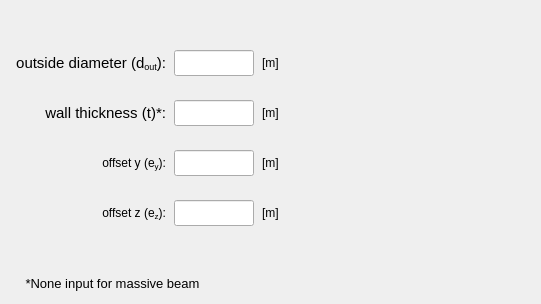
       <widget class="QWidget" name="tab_circular_section">
        <attribute name="title">
         <string>Circular</string>
        </attribute>
        <widget class="QLabel" name="label_7">
         <property name="geometry">
          <rect>
           <x>304</x>
           <y>30</y>
           <width>228</width>
           <height>260</height>
          </rect>
         </property>
         <property name="text">
          <string/>
         </property>
         <property name="pixmap">
          <pixmap>../../figures/Circular.PNG</pixmap>
         </property>
         <property name="scaledContents">
          <bool>true</bool>
         </property>
        </widget>
        <widget class="QLabel" name="label_8">
         <property name="geometry">
          <rect>
           <x>10</x>
           <y>272</y>
           <width>205</width>
           <height>23</height>
          </rect>
         </property>
         <property name="font">
          <font>
           <pointsize>10</pointsize>
           <weight>50</weight>
           <bold>false</bold>
          </font>
         </property>
         <property name="text">
          <string>&lt;html&gt;&lt;head/&gt;&lt;body&gt;&lt;p align=&quot;center&quot;&gt;*None input for massive beam&lt;/p&gt;&lt;/body&gt;&lt;/html&gt;</string>
         </property>
        </widget>
        <widget class="QLabel" name="label_43">
         <property name="geometry">
          <rect>
           <x>6</x>
           <y>50</y>
           <width>160</width>
           <height>26</height>
          </rect>
         </property>
         <property name="minimumSize">
          <size>
           <width>160</width>
           <height>26</height>
          </size>
         </property>
         <property name="maximumSize">
          <size>
           <width>160</width>
           <height>26</height>
          </size>
         </property>
         <property name="font">
          <font>
           <family>MS Shell Dlg 2</family>
           <pointsize>11</pointsize>
           <weight>50</weight>
           <italic>false</italic>
           <bold>false</bold>
          </font>
         </property>
         <property name="text">
          <string>&lt;html&gt;&lt;head/&gt;&lt;body&gt;&lt;p&gt;outside diameter (d&lt;span style=&quot; vertical-align:sub;&quot;&gt;out&lt;/span&gt;):&lt;/p&gt;&lt;/body&gt;&lt;/html&gt;</string>
         </property>
         <property name="alignment">
          <set>Qt::AlignRight|Qt::AlignTrailing|Qt::AlignVCenter</set>
         </property>
        </widget>
        <widget class="QLabel" name="label_65">
         <property name="geometry">
          <rect>
           <x>6</x>
           <y>100</y>
           <width>160</width>
           <height>26</height>
          </rect>
         </property>
         <property name="minimumSize">
          <size>
           <width>160</width>
           <height>26</height>
          </size>
         </property>
         <property name="maximumSize">
          <size>
           <width>160</width>
           <height>26</height>
          </size>
         </property>
         <property name="font">
          <font>
           <family>MS Shell Dlg 2</family>
           <pointsize>11</pointsize>
           <weight>50</weight>
           <italic>false</italic>
           <bold>false</bold>
          </font>
         </property>
         <property name="text">
          <string>wall thickness (t)*:</string>
         </property>
         <property name="alignment">
          <set>Qt::AlignRight|Qt::AlignTrailing|Qt::AlignVCenter</set>
         </property>
        </widget>
        <widget class="QLineEdit" name="lineEdit_wall_thickness_circular_section">
         <property name="geometry">
          <rect>
           <x>174</x>
           <y>100</y>
           <width>80</width>
           <height>26</height>
          </rect>
         </property>
         <property name="minimumSize">
          <size>
           <width>80</width>
           <height>26</height>
          </size>
         </property>
         <property name="maximumSize">
          <size>
           <width>80</width>
           <height>26</height>
          </size>
         </property>
         <property name="font">
          <font>
           <family>Arial</family>
           <pointsize>11</pointsize>
           <weight>75</weight>
           <italic>true</italic>
           <bold>true</bold>
          </font>
         </property>
         <property name="focusPolicy">
          <enum>Qt::StrongFocus</enum>
         </property>
         <property name="styleSheet">
          <string notr="true">color: rgb(255, 0, 0);</string>
         </property>
         <property name="alignment">
          <set>Qt::AlignCenter</set>
         </property>
        </widget>
        <widget class="QLineEdit" name="lineEdit_outside_diameter_circular_section">
         <property name="geometry">
          <rect>
           <x>174</x>
           <y>50</y>
           <width>80</width>
           <height>26</height>
          </rect>
         </property>
         <property name="minimumSize">
          <size>
           <width>80</width>
           <height>26</height>
          </size>
         </property>
         <property name="maximumSize">
          <size>
           <width>80</width>
           <height>26</height>
          </size>
         </property>
         <property name="font">
          <font>
           <family>Arial</family>
           <pointsize>11</pointsize>
           <weight>75</weight>
           <italic>true</italic>
           <bold>true</bold>
          </font>
         </property>
         <property name="styleSheet">
          <string notr="true">color: rgb(255, 0, 0);</string>
         </property>
         <property name="text">
          <string/>
         </property>
         <property name="alignment">
          <set>Qt::AlignCenter</set>
         </property>
        </widget>
        <widget class="QLabel" name="label_115">
         <property name="geometry">
          <rect>
           <x>262</x>
           <y>50</y>
           <width>35</width>
           <height>26</height>
          </rect>
         </property>
         <property name="minimumSize">
          <size>
           <width>35</width>
           <height>26</height>
          </size>
         </property>
         <property name="maximumSize">
          <size>
           <width>35</width>
           <height>26</height>
          </size>
         </property>
         <property name="text">
          <string>[m]</string>
         </property>
         <property name="alignment">
          <set>Qt::AlignLeading|Qt::AlignLeft|Qt::AlignVCenter</set>
         </property>
        </widget>
        <widget class="QLabel" name="label_116">
         <property name="geometry">
          <rect>
           <x>262</x>
           <y>100</y>
           <width>35</width>
           <height>26</height>
          </rect>
         </property>
         <property name="minimumSize">
          <size>
           <width>35</width>
           <height>26</height>
          </size>
         </property>
         <property name="maximumSize">
          <size>
           <width>35</width>
           <height>26</height>
          </size>
         </property>
         <property name="text">
          <string>[m]</string>
         </property>
         <property name="alignment">
          <set>Qt::AlignLeading|Qt::AlignLeft|Qt::AlignVCenter</set>
         </property>
        </widget>
        <widget class="QLabel" name="label_117">
         <property name="geometry">
          <rect>
           <x>6</x>
           <y>200</y>
           <width>160</width>
           <height>26</height>
          </rect>
         </property>
         <property name="minimumSize">
          <size>
           <width>160</width>
           <height>26</height>
          </size>
         </property>
         <property name="maximumSize">
          <size>
           <width>160</width>
           <height>26</height>
          </size>
         </property>
         <property name="text">
          <string>&lt;html&gt;&lt;head/&gt;&lt;body&gt;&lt;p&gt;offset z (e&lt;span style=&quot; vertical-align:sub;&quot;&gt;z&lt;/span&gt;):&lt;/p&gt;&lt;/body&gt;&lt;/html&gt;</string>
         </property>
         <property name="alignment">
          <set>Qt::AlignRight|Qt::AlignTrailing|Qt::AlignVCenter</set>
         </property>
        </widget>
        <widget class="QLineEdit" name="lineEdit_offsetz_circular_section">
         <property name="geometry">
          <rect>
           <x>174</x>
           <y>200</y>
           <width>80</width>
           <height>26</height>
          </rect>
         </property>
         <property name="minimumSize">
          <size>
           <width>80</width>
           <height>26</height>
          </size>
         </property>
         <property name="maximumSize">
          <size>
           <width>80</width>
           <height>26</height>
          </size>
         </property>
         <property name="font">
          <font>
           <family>Arial</family>
           <pointsize>11</pointsize>
           <weight>75</weight>
           <italic>true</italic>
           <bold>true</bold>
          </font>
         </property>
         <property name="focusPolicy">
          <enum>Qt::StrongFocus</enum>
         </property>
         <property name="styleSheet">
          <string notr="true">color: rgb(255, 0, 0);</string>
         </property>
         <property name="alignment">
          <set>Qt::AlignCenter</set>
         </property>
        </widget>
        <widget class="QLabel" name="label_118">
         <property name="geometry">
          <rect>
           <x>262</x>
           <y>200</y>
           <width>35</width>
           <height>26</height>
          </rect>
         </property>
         <property name="minimumSize">
          <size>
           <width>35</width>
           <height>26</height>
          </size>
         </property>
         <property name="maximumSize">
          <size>
           <width>35</width>
           <height>26</height>
          </size>
         </property>
         <property name="text">
          <string>[m]</string>
         </property>
         <property name="alignment">
          <set>Qt::AlignLeading|Qt::AlignLeft|Qt::AlignVCenter</set>
         </property>
        </widget>
        <widget class="QLineEdit" name="lineEdit_offsety_circular_section">
         <property name="geometry">
          <rect>
           <x>174</x>
           <y>150</y>
           <width>80</width>
           <height>26</height>
          </rect>
         </property>
         <property name="minimumSize">
          <size>
           <width>80</width>
           <height>26</height>
          </size>
         </property>
         <property name="maximumSize">
          <size>
           <width>80</width>
           <height>26</height>
          </size>
         </property>
         <property name="font">
          <font>
           <family>Arial</family>
           <pointsize>11</pointsize>
           <weight>75</weight>
           <italic>true</italic>
           <bold>true</bold>
          </font>
         </property>
         <property name="focusPolicy">
          <enum>Qt::StrongFocus</enum>
         </property>
         <property name="styleSheet">
          <string notr="true">color: rgb(255, 0, 0);</string>
         </property>
         <property name="alignment">
          <set>Qt::AlignCenter</set>
         </property>
        </widget>
        <widget class="QLabel" name="label_119">
         <property name="geometry">
          <rect>
           <x>6</x>
           <y>150</y>
           <width>160</width>
           <height>26</height>
          </rect>
         </property>
         <property name="minimumSize">
          <size>
           <width>160</width>
           <height>26</height>
          </size>
         </property>
         <property name="maximumSize">
          <size>
           <width>160</width>
           <height>26</height>
          </size>
         </property>
         <property name="text">
          <string>&lt;html&gt;&lt;head/&gt;&lt;body&gt;&lt;p&gt;offset y (e&lt;span style=&quot; vertical-align:sub;&quot;&gt;y&lt;/span&gt;):&lt;/p&gt;&lt;/body&gt;&lt;/html&gt;</string>
         </property>
         <property name="alignment">
          <set>Qt::AlignRight|Qt::AlignTrailing|Qt::AlignVCenter</set>
         </property>
        </widget>
        <widget class="QLabel" name="label_120">
         <property name="geometry">
          <rect>
           <x>262</x>
           <y>150</y>
           <width>35</width>
           <height>26</height>
          </rect>
         </property>
         <property name="minimumSize">
          <size>
           <width>35</width>
           <height>26</height>
          </size>
         </property>
         <property name="maximumSize">
          <size>
           <width>35</width>
           <height>26</height>
          </size>
         </property>
         <property name="text">
          <string>[m]</string>
         </property>
         <property name="alignment">
          <set>Qt::AlignLeading|Qt::AlignLeft|Qt::AlignVCenter</set>
         </property>
        </widget>
       </widget>
